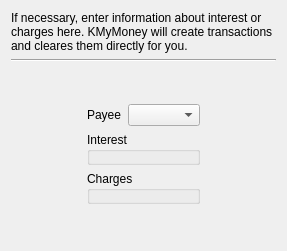
<?xml version="1.0" encoding="UTF-8"?>
<ui version="4.0">
 <class>InterestChargeCheckingsWizardPage</class>
 <widget class="QWizardPage" name="InterestChargeCheckingsWizardPage">
  <property name="geometry">
   <rect>
    <x>0</x>
    <y>0</y>
    <width>287</width>
    <height>251</height>
   </rect>
  </property>
  <property name="title">
   <string>Interest / Charges</string>
  </property>
  <layout class="QVBoxLayout">
   <item>
    <widget class="QLabel" name="qLabel1">
     <property name="text">
      <string>If necessary, enter information about interest or charges here. KMyMoney will create transactions and cleares them directly for you.</string>
     </property>
     <property name="wordWrap">
      <bool>true</bool>
     </property>
    </widget>
   </item>
   <item>
    <widget class="Line" name="Line2">
     <property name="frameShape">
      <enum>QFrame::HLine</enum>
     </property>
     <property name="frameShadow">
      <enum>QFrame::Sunken</enum>
     </property>
    </widget>
   </item>
   <item>
    <spacer name="Spacer8">
     <property name="orientation">
      <enum>Qt::Vertical</enum>
     </property>
     <property name="sizeType">
      <enum>QSizePolicy::Expanding</enum>
     </property>
     <property name="sizeHint" stdset="0">
      <size>
       <width>16</width>
       <height>16</height>
      </size>
     </property>
    </spacer>
   </item>
   <item>
    <layout class="QHBoxLayout">
     <item>
      <spacer name="Spacer7">
       <property name="orientation">
        <enum>Qt::Horizontal</enum>
       </property>
       <property name="sizeType">
        <enum>QSizePolicy::Expanding</enum>
       </property>
       <property name="sizeHint" stdset="0">
        <size>
         <width>60</width>
         <height>20</height>
        </size>
       </property>
      </spacer>
     </item>
     <item>
      <layout class="QVBoxLayout">
       <item>
        <layout class="QHBoxLayout">
         <item>
          <widget class="QLabel" name="textLabel1">
           <property name="sizePolicy">
            <sizepolicy hsizetype="Minimum" vsizetype="Preferred">
             <horstretch>0</horstretch>
             <verstretch>0</verstretch>
            </sizepolicy>
           </property>
           <property name="text">
            <string>Payee</string>
           </property>
           <property name="wordWrap">
            <bool>false</bool>
           </property>
          </widget>
         </item>
         <item>
          <widget class="KMyMoneyPayeeCombo" name="m_payeeEdit">
           <property name="sizePolicy">
            <sizepolicy hsizetype="Preferred" vsizetype="Fixed">
             <horstretch>1</horstretch>
             <verstretch>0</verstretch>
            </sizepolicy>
           </property>
          </widget>
         </item>
        </layout>
       </item>
       <item>
        <widget class="QGroupBox" name="groupBox1">
         <property name="title">
          <string>Interest</string>
         </property>
         <layout class="QVBoxLayout">
          <property name="leftMargin">
           <number>2</number>
          </property>
          <property name="topMargin">
           <number>2</number>
          </property>
          <property name="rightMargin">
           <number>2</number>
          </property>
          <property name="bottomMargin">
           <number>2</number>
          </property>
          <item>
           <widget class="KMyMoneyCategory" name="m_interestCategoryEdit" native="true">
            <property name="sizePolicy">
             <sizepolicy hsizetype="Preferred" vsizetype="Fixed">
              <horstretch>0</horstretch>
              <verstretch>0</verstretch>
             </sizepolicy>
            </property>
           </widget>
          </item>
          <item>
           <layout class="QHBoxLayout">
            <item>
             <widget class="KMyMoneyEdit" name="m_interestEdit" native="true">
              <property name="resetButtonVisibility" stdset="0">
               <bool>false</bool>
              </property>
             </widget>
            </item>
            <item>
             <widget class="KMyMoneyDateInput" name="m_interestDateEdit" native="true"/>
            </item>
           </layout>
          </item>
         </layout>
        </widget>
       </item>
       <item>
        <widget class="QGroupBox" name="groupBox2">
         <property name="title">
          <string>Charges</string>
         </property>
         <layout class="QVBoxLayout">
          <property name="leftMargin">
           <number>2</number>
          </property>
          <property name="topMargin">
           <number>2</number>
          </property>
          <property name="rightMargin">
           <number>2</number>
          </property>
          <property name="bottomMargin">
           <number>2</number>
          </property>
          <item>
           <widget class="KMyMoneyCategory" name="m_chargesCategoryEdit" native="true">
            <property name="sizePolicy">
             <sizepolicy hsizetype="Preferred" vsizetype="Fixed">
              <horstretch>0</horstretch>
              <verstretch>0</verstretch>
             </sizepolicy>
            </property>
           </widget>
          </item>
          <item>
           <layout class="QHBoxLayout">
            <item>
             <widget class="KMyMoneyEdit" name="m_chargesEdit" native="true">
              <property name="resetButtonVisibility" stdset="0">
               <bool>false</bool>
              </property>
             </widget>
            </item>
            <item>
             <widget class="KMyMoneyDateInput" name="m_chargesDateEdit" native="true"/>
            </item>
           </layout>
          </item>
         </layout>
        </widget>
       </item>
      </layout>
     </item>
     <item>
      <spacer name="Spacer6">
       <property name="orientation">
        <enum>Qt::Horizontal</enum>
       </property>
       <property name="sizeType">
        <enum>QSizePolicy::Expanding</enum>
       </property>
       <property name="sizeHint" stdset="0">
        <size>
         <width>60</width>
         <height>20</height>
        </size>
       </property>
      </spacer>
     </item>
    </layout>
   </item>
   <item>
    <spacer name="Spacer9">
     <property name="orientation">
      <enum>Qt::Vertical</enum>
     </property>
     <property name="sizeType">
      <enum>QSizePolicy::Expanding</enum>
     </property>
     <property name="sizeHint" stdset="0">
      <size>
       <width>16</width>
       <height>16</height>
      </size>
     </property>
    </spacer>
   </item>
  </layout>
 </widget>
 <customwidgets>
  <customwidget>
   <class>KComboBox</class>
   <extends>QComboBox</extends>
   <header>kcombobox.h</header>
  </customwidget>
  <customwidget>
   <class>KMyMoneyPayeeCombo</class>
   <extends>KComboBox</extends>
   <header>kmymoneypayeecombo.h</header>
   <container>1</container>
  </customwidget>
  <customwidget>
   <class>KMyMoneyCategory</class>
   <extends>QWidget</extends>
   <header>kmymoneycategory.h</header>
  </customwidget>
  <customwidget>
   <class>KMyMoneyEdit</class>
   <extends>QWidget</extends>
   <header>kmymoneyedit.h</header>
  </customwidget>
  <customwidget>
   <class>KMyMoneyDateInput</class>
   <extends>QWidget</extends>
   <header>kmymoneydateinput.h</header>
  </customwidget>
 </customwidgets>
 <resources/>
 <connections/>
</ui>
